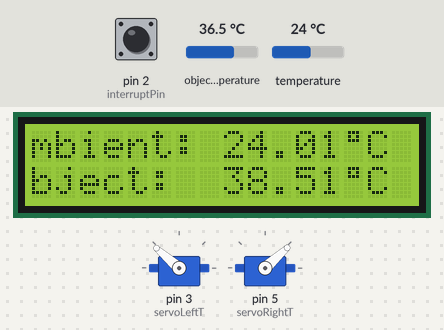
The sketch below on a simulated Arduino Uno, built with avr-gcc and run on an emulated ATmega328P. Parts: 2 × servo, 16×2 character LCD. Inputs (shaded band) come from the test bench; at power-on: temperature 24 °C, object temperature 36.5 °C, pin 2 (interruptPin) HIGH. What the sketch prints to the serial monitor is not drawn.

Above: at 3.7 s.
3.8 s: temperature set to 2 °C
At 4.58 s:
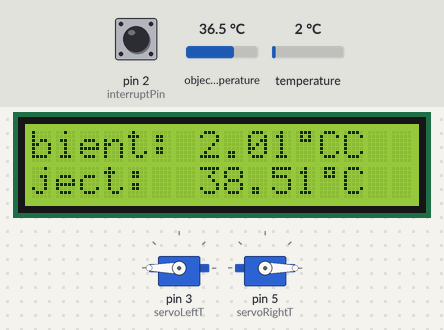
6.2 s: object temperature set to 26 °C
At 6.74 s:
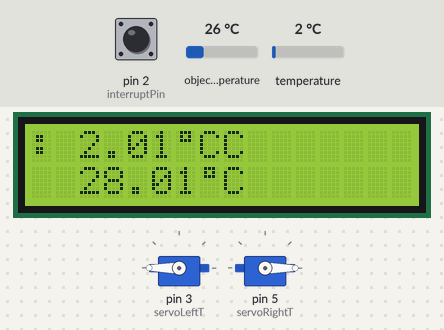
9.2 s: temperature set to 12 °C
At 9.78 s:
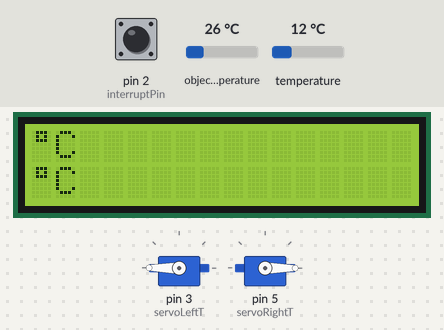
11.9 s: pin 2 (interruptPin) pulled LOW for 0.55 s
15.4 s: temperature set to 3 °C
18.4 s: object temperature set to 32.7 °C
At 20.04 s:
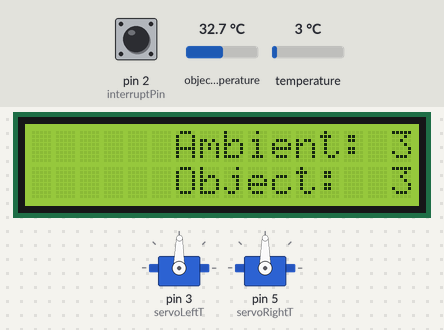
21.4 s: object temperature set to 33.2 °C
At 22.42 s:
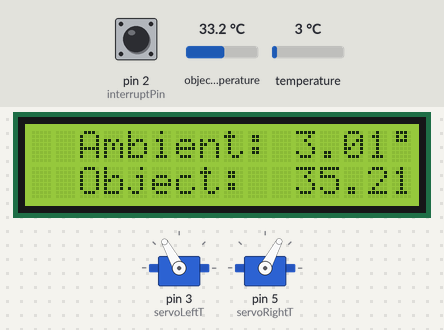
Timing chart, 0 to 24.8 s (numbered marks = the images above; inputs shaded):
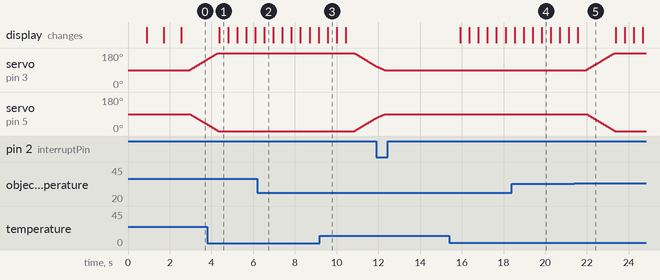

Measured:
- the behaviour switches between 32.9 and 33 °C on object temperature (found by bisection; images 4 and 5)
- after the input at 3.8 s, the display: changes after 0.56 s (image 1)
- after the input at 9.2 s, the display: changes after 0.37 s (image 3)
- after the input at 21.4 s, servo on pin 3 (servoLeftT): moves from 89° to 180° over 1.4 s, starting after 0.57 s; servo on pin 5 (servoRightT): moves from 90° to 0° over 1.3 s, starting after 0.60 s
- what the display in image 1 shows lasts 0.4 s, from 4.4 s to 4.8 s

The sketch:

TEST_1.ino
```cpp
#include <Adafruit_MLX90614.h>

#include <Wire.h>
#include <LiquidCrystal_I2C.h>
#include <Servo.h>

//----------------------EJERCICIO PUERTAS ULTRASONICO
Servo servoRightT;
Servo servoLeftT;


//Variables to store positions of the servos, the distance of the ultrasonic, a flag that
//allows to rectify the change of distance and starts a variable of minimum seconds to two
int16_t posRightT, posLeftT, distanceT, initialDistanceT, continuousSecondsT = 0;
bool flagT = false;
const uint8_t minimalSecondsT = 4;
//loopTimeT and waitingDoorClosingT define the time (in milliseconds) that the events of
//your function will last, timeElapsedT and timeElapsedDoorClosingT are variables
//that will store the elapsed time
const uint8_t loopTimeT = 200;
unsigned long timeElapsedT = 0;
const uint16_t waitingDoorClosingT = 1000;
unsigned long timeElapsedDoorClosingT = 0;
//------------------------EJERCICIO PUERTAS ULTRASONICO

//------------------LCD---------

//Crear el objeto lcd  dirección  0x3F y 16 columnas x 2 filas
LiquidCrystal_I2C lcd(0x27,16,2);  //
//-------------------------LCD---------------

//----------------------------------EJERCICIO_MLX90614_TEST TERMOMETRO LASER -----------------------------------
// Variables de retardo para antirebote
volatile unsigned long last_micros;
long debouncing_time = 250; //Debouncing Time in Milliseconds

// Pin y Bandera de cambio de estado, para seleccionar Grados Celsius o Fahrenheit
const byte interruptPin = 2;
volatile byte select = LOW;
volatile byte measuring = HIGH;

// Creamos un cáracter personalizado
# define Circle 0
byte customChar[] = {
  B01110,
  B01010,
  B01110,
  B00000,
  B00000,
  B00000,
  B00000,
  B00000
};

// Se declara el objeto
Adafruit_MLX90614 mlx = Adafruit_MLX90614();
//----------------------------------EJERCICIO_MLX90614_TEST TERMOMETRO LASER -----------------------------------

void setup() {
  Serial.begin(9600);


//------------------EJERCICIO PUERTA ULTRASONICO
 //The pins of the servos are defined
  servoLeftT.attach(3);
  servoRightT.attach(5);
  //The servos, initially, will move 90 degrees
  servoLeftT.write(90);
  servoRightT.write(90);

  //The variables invoke the millis() action
  timeElapsedT = millis();
  timeElapsedDoorClosingT = millis();
//-------------------EJERCICIO PUERTA ULTRASONICO


//----------------------------------EJERCICIO_MLX90614_TEST TERMOMETRO LASER -----------------------------------
// Pin de interrupcion para cambiar de grados Celsius a Farenheit
  pinMode(interruptPin, INPUT_PULLUP);
  attachInterrupt(digitalPinToInterrupt(interruptPin), SelectTemp, LOW);

  // Inicializa la LCD y el MLX90614
  lcd.init();
  mlx.begin();

  // Se crea el cáracter personalizado
  lcd.createChar(Circle, customChar);

  // Enciende la retroiluminación e imprime un mensaje.
  lcd.backlight();
  lcd.setCursor(0, 0);
  lcd.print("MLX90614 Sensor");
  delay(800);
  lcd.setCursor(0, 1);
  lcd.print("Measuring...");
  delay(800);
  lcd.clear();
  lcd.setCursor(0, 0);
  lcd.print("--- Celsius ---");
  delay(800);

//----------------------------------EJERCICIO_MLX90614_TEST TERMOMETRO LASER -----------------------------------

  //----------------------LCD-----------------------
  // Inicializar el LCD
  //lcd.init();

  //Encender la luz de fondo.
  lcd.backlight();
  //------------------------LCD----------------
  /*
  // Escribimos el Mensaje en el LCD en una posición  central.
  lcd.setCursor(10, 0);
  lcd.print("FATIMA");
  lcd.setCursor(10, 1);
  lcd.print("TE EXTRANIO");*/
}//FIN DE SETUP
float temperatura;
void loop() {
  //desplazamos una posición a la izquierda
  lcd.scrollDisplayLeft();
  //delay(500);

 // delay(1000);

//----------------------------------EJERCICIO_MLX90614_TEST TERMOMETRO LASER -----------------------------------

      lcd.setCursor(0, 0);
      lcd.print("Ambient: "); lcd.print(mlx.readAmbientTempC());
      lcd.write(Circle); lcd.print("C");
      lcd.setCursor(0, 1);
      temperatura = mlx.readObjectTempC()+2;
      lcd.print("Object:  "); lcd.print(temperatura);
      lcd.write(Circle); lcd.print("C");
      Serial.print("Object:  ");
      Serial.println(temperatura);
      delay(250);


//----------------------------------EJERCICIO_MLX90614_TEST TERMOMETRO LASER -----------------------------------

//-----------------------------------EJERCICIO PUERTA ULTRASONICO
  //A variable that calls the millis() function is created, then the function overflow is managed
  unsigned long currentMillisLoopT = millis();
  if ((unsigned long)(currentMillisLoopT - timeElapsedT) >= loopTimeT) {
    //The distance is obtained in real time and stored in distanceT to be compared with
    //the return value sumary(), if both distances are equal and the flag is true then
    //the door is opened, otherwise, call the function beforeCloseDoor()
    distanceT = temperatura;
    if (distanceT == summary()) {
      if (distanceT <= 38 && distanceT >= 34.6 && flagT == false)
        openDoor();
      else if (distanceT <= 34.6 && distanceT >22 && flagT == true)
        beforeCloseDoor();
    }
    timeElapsedT = millis();
  }

//-------------------------------EJERCICIO PUERTA ULTRASONICO

}// FIN DE LOOP


//-----------------------------------EJERCICIO PUERTA ULTRASONICO
//This function returns the average of 4 readings of the distance, its purpose is to have
//a more accurate data of the measurement
uint8_t summary() {
  uint8_t sumT = 0;
  for (uint8_t iT = 0; iT < 3; iT ++) {
    sumT = sumT + (distanceT = temperatura);
    delay(50);
  }
  initialDistanceT = sumT / 3;
  return (initialDistanceT);
}

//openDoor() generates 2 events, one is in the servomotors to change its position
//(both in opposite way) and another event changes the state of the LEDs
void openDoor() {
  flagT = true;
  posLeftT = 90;
  Serial.print("abriendo XD");
  for (posRightT = 90; posRightT >= 0; posRightT -= 1) {
    if (posLeftT <= 180) {
      posLeftT++;
      servoLeftT.write(posLeftT);
    }
    servoRightT.write(posRightT);
    delay(15);
  }

}

//A timeout of +-3 seconds is granted and calls the closeDoor() function
//You can modify the wait time in the variable minimalSecondsT
void beforeCloseDoor() {
  unsigned long currentMillisDoorT = millis();
  if ((unsigned long)(currentMillisDoorT - timeElapsedDoorClosingT) >= waitingDoorClosingT ) {
    continuousSecondsT++;
    if (continuousSecondsT == minimalSecondsT)
      closeDoor();
    timeElapsedDoorClosingT = millis();
  }
}

//This works in a manner contrary to the openDoor() function
void closeDoor() {
  flagT = false;
  posLeftT = 180;
  Serial.print("Cerrando XD");
  for (posRightT = 0; posRightT <= 90; posRightT += 1) {
    if (posLeftT >= 90) {
      posLeftT--;
      servoLeftT.write(posLeftT);
    }
    servoRightT.write(posRightT);
    delay(15);
  }
  continuousSecondsT = 0;

}

//-------------------------------EJERCICIO PUERTA ULTRASONICO

//----------------------------------EJERCICIO_MLX90614_TEST TERMOMETRO LASER -----------------------------------
// Rutina de interrupción para cambiar el antirebote y cambio de estado de las escalas
void SelectTemp() {
  if ((long)(micros() - last_micros) >= debouncing_time * 1000) {
    last_micros = micros();
    select = !select;
    measuring = LOW;
  }
}
//----------------------------------EJERCICIO_MLX90614_TEST TERMOMETRO LASER -----------------------------------
```
